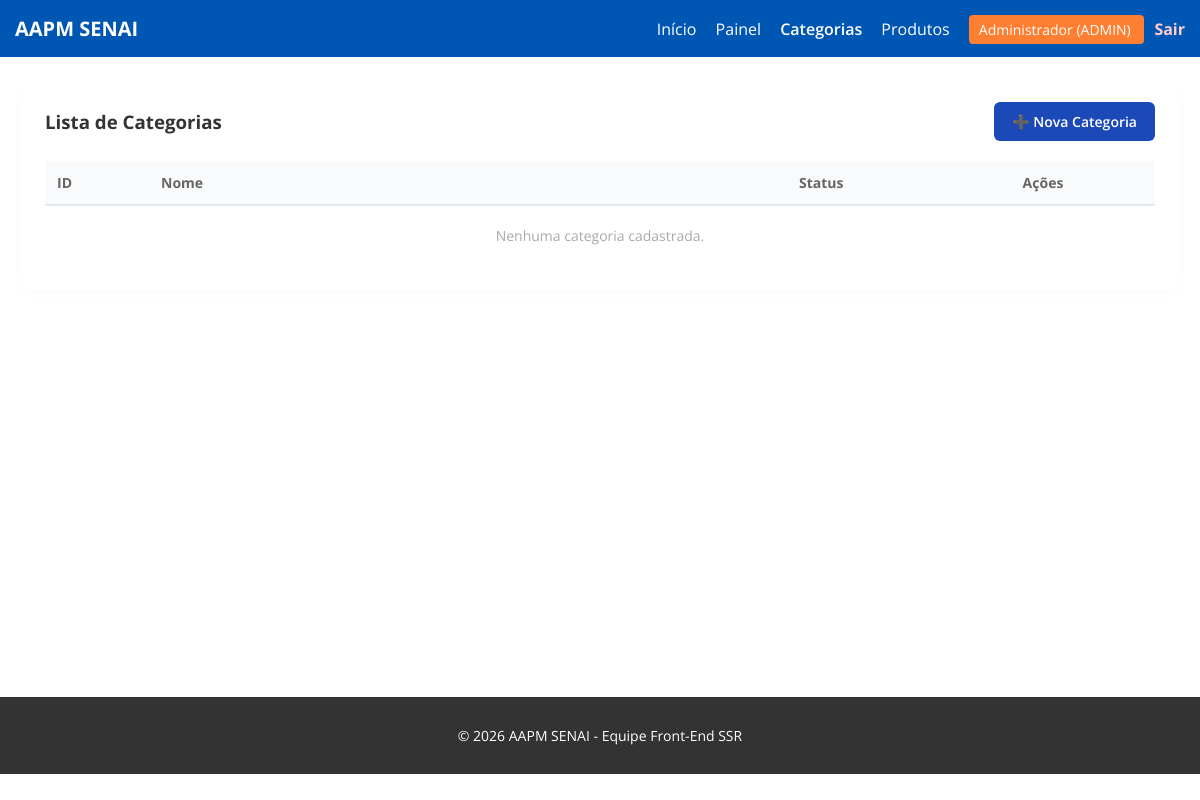
The app's page /categorias/ (signed in), older data.
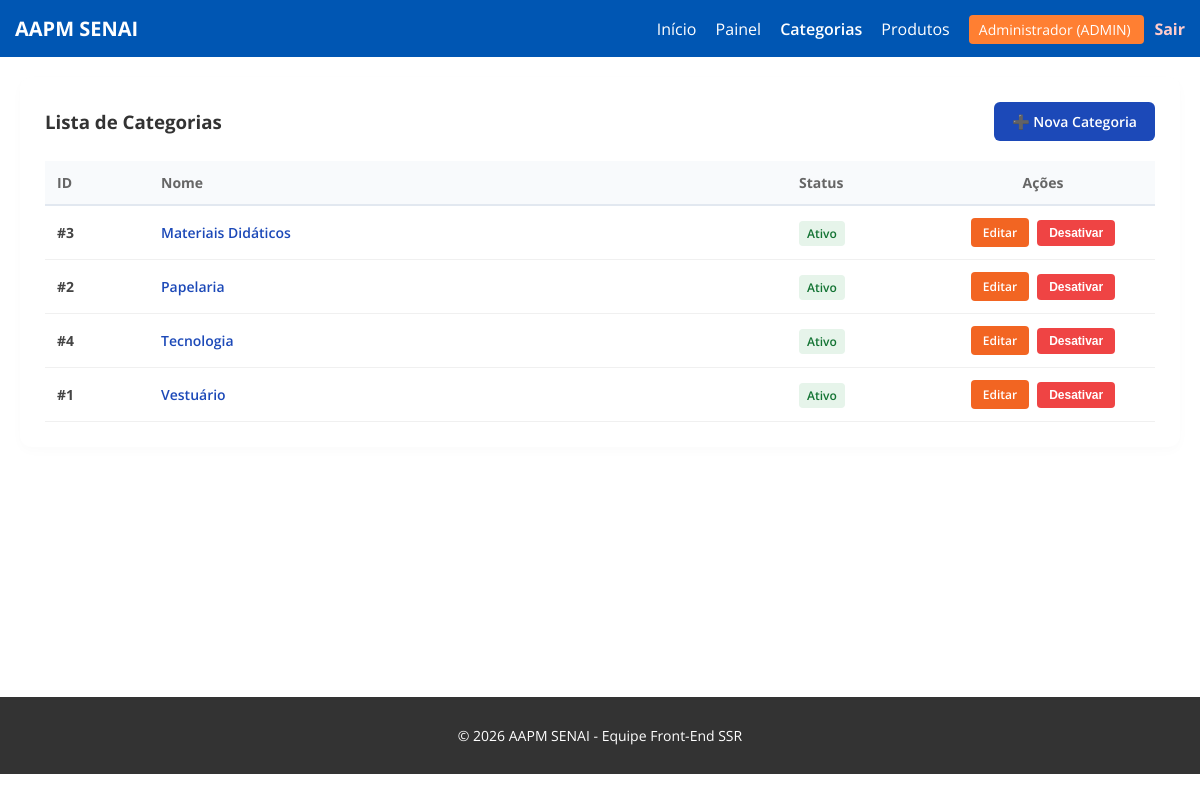
The same page, newer data.
### app/models/categoria_model.py (models this page shows)
class Categoria(Base):
    __tablename__ = "categorias"
    id = Column(Integer, primary_key=True, autoincrement=True, index=True)
    nome = Column(String(100), nullable=False, unique=True, index=True) # Adicionado index=True para busca rápida
    ativo = Column(Boolean, default=True)
    produtos = relationship(
        "Produto",
        back_populates="categoria",
        cascade="all, delete-orphan", # Garante que se a categoria for deletada, a integridade é mantida
        lazy="select"
    )

### app/controllers/categoria_controller.py (the view)
@router.get("/")
def listar_categorias(
    request: Request,
    db: Session = Depends(get_db),
    admin = Depends(require_admin)
):
    categorias = db.query(Categoria).order_by(Categoria.nome).all()
    return templates.TemplateResponse(
        request,
        "categorias/index.html",  # ✅ CORRIGIDO: Apontando para index.html existente
        {
            "request":    request,
            "usuario":    admin,
            "categorias": categorias,
        }
    )

### app/templates/categorias/index.html (shortened to what this page needs)
{% extends "base.html" %}
{% block internal_content %}
<div style="background: white; padding: 25px; border-radius: 12px; box-shadow: 0 4px 12px rgba(0,0,0,0.02);">
    <div style="display: flex; justify-content: space-between; align-items: center; margin-bottom: 20px;">
        <h3 style="margin: 0; color: #333;">Lista de Categorias</h3>
        <a href="/categorias/nova" style="background: #1c49b8; color: white; text-decoration: none; padding: 10px 18px; border-radius: 6px; font-weight: 600; font-size: 14px;">
            ➕ Nova Categoria
        </a>
    </div>
    <table style="width: 100%; border-collapse: collapse; text-align: left; font-size: 14px;">
        <thead>
            <tr style="background: #f8fafc; border-bottom: 2px solid #e2e8f0; color: #666;">
                <th style="padding: 12px; width: 80px;">ID</th>
                <th style="padding: 12px;">Nome</th>
                <th style="padding: 12px; width: 120px;">Status</th>
                <th style="padding: 12px; text-align: center; width: 200px;">Ações</th>
            </tr>
        </thead>
        <tbody>
            {% for cat in categorias %}
            <tr style="border-bottom: 1px solid #f0f0f0; color: #444; opacity: {{ '1' if cat.ativo else '0.5' }};">
                <td style="padding: 12px; font-weight: bold;">#{{ cat.id }}</td>
                <td style="padding: 12px; font-weight: 600; color: #1c49b8;">{{ cat.nome }}</td>
                <td style="padding: 12px;">
                    {% if cat.ativo %}
                        <span style="background: #e6f4ea; color: #137333; padding: 4px 8px; border-radius: 4px; font-weight: 600; font-size: 12px;">Ativo</span>
                    {% else %}
                        <span style="background: #fce8e6; color: #c5221f; padding: 4px 8px; border-radius: 4px; font-weight: 600; font-size: 12px;">Inativo</span>
                    {% endif %}
                </td>
                <td style="padding: 12px; display: flex; gap: 8px; justify-content: center; align-items: center;">
                    <a href="/categorias/{{ cat.id }}/editar" style="background: #f26522; color: white; text-decoration: none; padding: 6px 12px; border-radius: 4px; font-size: 12px; font-weight: 600;">Editar</a>
                    <form action="/categorias/{{ cat.id }}/toggle-ativo" method="POST" style="margin: 0;">
                        {% if cat.ativo %}
                            <button type="submit" style="background: #ef4444; color: white; border: none; padding: 6px 12px; border-radius: 4px; font-size: 12px; font-weight: 600; cursor: pointer;">Desativar</button>
                        {% else %}
                            <button type="submit" style="background: #10b981; color: white; border: none; padding: 6px 12px; border-radius: 4px; font-size: 12px; font-weight: 600; cursor: pointer;">Ativar</button>
                        {% endif %}
                    </form>
                </td>
            </tr>
            {% else %}
            <tr>
                <td colspan="4" style="padding: 20px; text-align: center; color: #aaa;">Nenhuma categoria cadastrada.</td>
            </tr>
            {% endfor %}
        </tbody>
    </table>
</div>
{% endblock %}

### app/templates/base.html (shortened to what this page needs)
<!DOCTYPE html>
<html lang="pt-br">
<head>
    <link rel="stylesheet" href="/static/css/style.css">
</head>
<body>
    <nav class="navbar" style="background-color: #0056b3; color: white; padding: 15px; display: flex; justify-content: space-between; align-items: center;">
        <div class="logo" style="font-weight: bold; font-size: 20px;">AAPM SENAI</div>
        <div class="menu">
            <a href="/" style="color: white; margin-right: 15px; text-decoration: none;">Início</a>
            {% if usuario %}
                <a href="/dashboard" style="color: white; margin-right: 15px; text-decoration: none;">Painel</a>
                {% if usuario.role == 'ADMIN' %}
                    <a href="/categorias" style="color: white; margin-right: 15px; text-decoration: none; font-weight: 600;">Categorias</a>
                {% endif %}
                <a href="/produtos" style="color: white; margin-right: 15px; text-decoration: none;">Produtos</a>
                <span style="background: #ff7f32; padding: 5px 10px; border-radius: 4px; font-size: 14px; margin-right: 10px;">
                    {{ usuario.nome }} ({{ usuario.role }})
                </span>
                <a href="/auth/logout" style="color: #ffcccc; text-decoration: none; font-weight: bold;">Sair</a>
            {% else %}
                <a href="/auth/login" style="color: white; background: #ff7f32; padding: 5px 15px; border-radius: 4px; text-decoration: none;">Login</a>
            {% endif %}
        </div>
    </nav>
    <main class="container" style="min-height: 75vh; padding: 20px;">
        {% block internal_content %}{% endblock %}
    </main>
    <footer style="background: #333; color: white; text-align: center; padding: 15px; font-size: 14px;">
        <p>&copy; 2026 AAPM SENAI - Equipe Front-End SSR</p>
    </footer>
</body>
</html>

### app/static/css/style.css (style rules this page uses)
:root { --senai-blue-bg: #0046b8; --senai-blue-active: #00378f; --senai-orange: #ff6600; --senai-text-dark: #333333; --senai-text-light: #ffffff; --input-bg: #fdfdfd; --font-body: 'Open Sans', sans-serif; --font-heading: 'Montserrat', sans-serif; }
body { margin: 0; padding: 0; font-family: var(--font-body); background-color: #ffffff; color: var(--senai-text-dark); min-height: 100vh; width: 100vw; overflow-x: hidden; }

Row changes from the older to the newer data that the page shows:
added Categoria: id "3", nome "Materiais Didáticos", ativo "Ativo"
added Categoria: id "2", nome "Papelaria", ativo "Ativo"
added Categoria: id "4", nome "Tecnologia", ativo "Ativo"
added Categoria: id "1", nome "Vestuário", ativo "Ativo"
Text that changed along with them:
text no longer shown: "Nenhuma categoria cadastrada."
